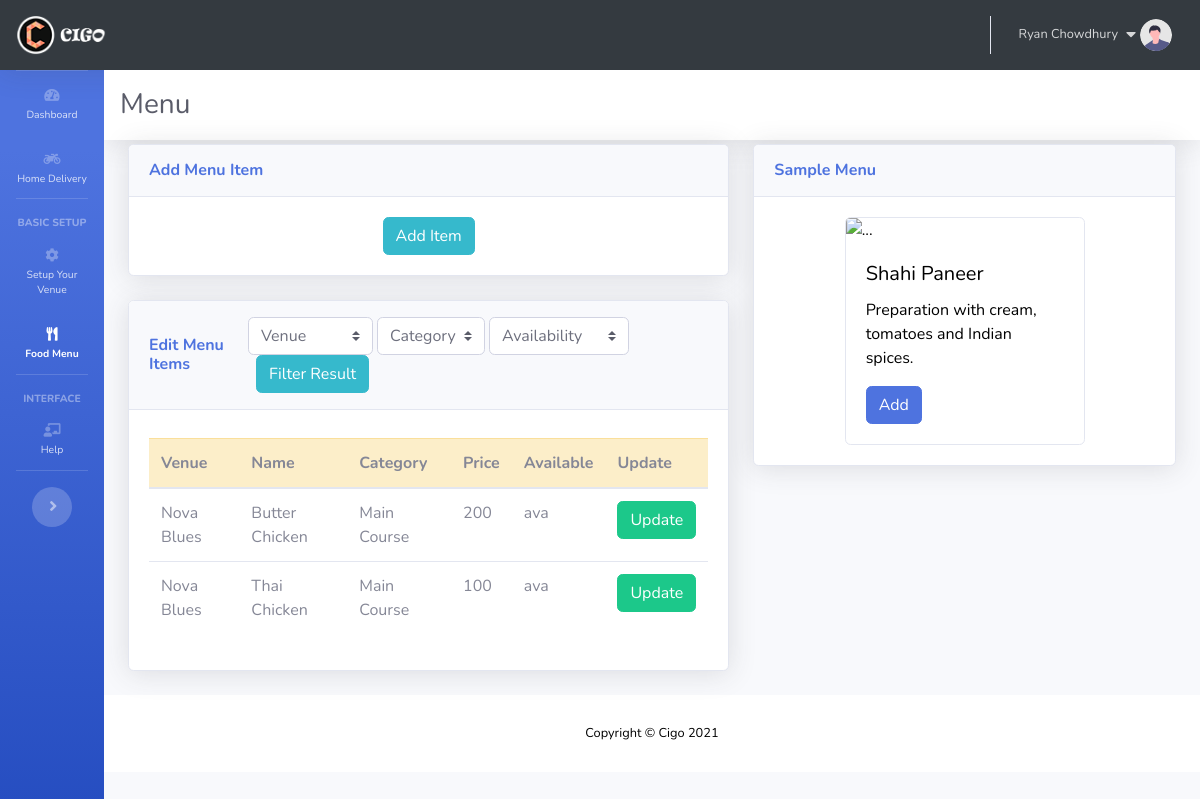
The app's page /setup/menupage/ (signed in), older data.
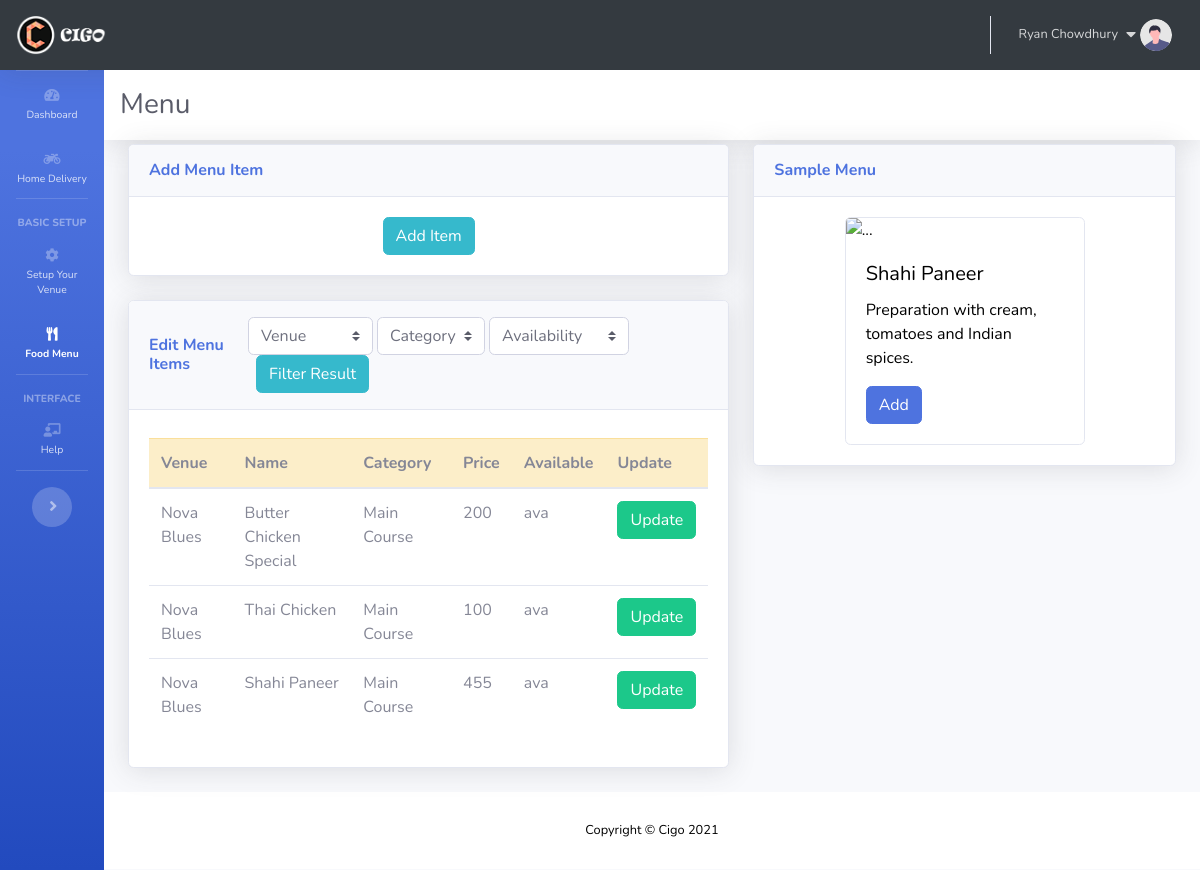
The same page, newer data.
### setup/models.py (models this page shows, shortened)
class Menu(models.Model):
	product_id=models.AutoField(primary_key=True)
	venue = models.ForeignKey(Venue, on_delete=models.CASCADE)
	venuename = models.CharField(max_length=100,default="venuename")
	product_name=models.CharField(max_length=50)
	category=models.CharField(max_length=50, null=True)
	description=models.CharField(max_length=300, null=True)
	price=models.IntegerField(default=0)
	showtype=models.BooleanField(default=1)
	availability=models.CharField(max_length=3,choices=AVAIL_CHOICE,default="ava")
	image = models.ImageField(upload_to='images/', null=True, blank=True)

class Venue(models.Model):
	venueid = models.AutoField(primary_key=True)
	venuename = models.CharField(max_length=50)
	owner = models.ForeignKey(User, on_delete=models.CASCADE)
	notables = models.IntegerField(default=0)
	def __str__(self):
		return self.venuename

### setup/views.py (the view, shortened to what this page needs)
# urls.py: path('menupage/', views.menupage, name='menupage'),
def menupage(request):
	if request.user.groups.exists():
		group = request.user.groups.all()[0].name
		if group == "Manager":
			manager=Employee.objects.get(ph=request.user)
			restaurant=manager.venue
			allmenu = Menu.objects.filter(venue=restaurant).filter(showtype=1)
			details = {
			'restaurant':restaurant,
			'allmenu':allmenu
			}
		else:
			allrestaurants = Venue.objects.filter(owner=request.user)
			allmenu = Menu.objects.filter(venue__in=allrestaurants).filter(showtype=1)
			details = {
			'allrestaurants':allrestaurants,
			'allmenu':allmenu
			}
		if group == "Manager":
			return render(request,'app/menu/managermenu.html',details)
		else:
			return render(request,'app/menu/menu.html',details)

### dashboard/templatetags/auth_extras.py (called while the page is built)
@register.filter(name='has_group')
def has_group(user, group_name):
    group = Group.objects.get(name=group_name)
    return True if group in user.groups.all() else False

### templates/app/menu/menu.html (shortened to what this page needs)
{% extends "app/appbase.html" %}
{% load static %}
{% block menuactive %}active{% endblock menuactive %}
{% block pageheading %}
<div class="mr-5">
	<h1 class="h3 mb-0 text-gray-800 mr-5">Menu</h1>
</div>
{% endblock pageheading %}
{% block body %}
<div class="container-fluid">
	<div class="row">
		<div class="col-xl-7 col-lg-7">
			<div class="card shadow mb-4">
				<div class="card-header py-3 d-flex flex-row align-items-center justify-content-between">
					<h6 class="m-0 font-weight-bold text-primary">Add Menu Item</h6>
				</div>
				<div class="card-body">
					<div class="text-center">
						<button type="button" class="btn btn-info" data-toggle="modal" data-target="#additemModal">
							Add Item
						</button>
					</div>
				</div>
			</div>
			<div class="card shadow mb-4">
				<div class="card-header py-3 d-flex flex-row align-items-center justify-content-between">
					<div>
						<h6 class="m-0 font-weight-bold text-primary">Edit Menu Items</h6>
					</div>
					<div class="input-group">
						<form method="post" action="./" class="form-inline">
							<div class="mr-1">
								<select class="custom-select" id="venueselect" name="venueselect" onchange="filtervenue()">
									<option selected>Venue</option>
								</select>
							</div>
							<div class="mr-1">
								<select class="custom-select" id="categoryselect" name="categoryselect" onchange="filtercategory()">
									<option selected>Category</option>
								</select>
							</div>
							<div class="mr-1">
								<select class="custom-select" id="availability" name="availability">
									<option value="Availability" selected>Availability</option>
								</select>
							</div>
							<div class="ml-2">
								<button class="btn btn-info" type="submit">Filter Result</button>
							</div>
						</form>
					</div>
				</div>
				<div class="card-body ">
					<div class="table-responsive">
						<table class="table mt-2">
							<thead class="table-warning">
								<tr>
									<th scope="col">Venue</th>
									<th scope="col">Name</th>
									<th scope="col">Category</th>
									<th scope="col">Price</th>
									<th scope="col">Available</th>
									<th scope="col">Update</th>
								</tr>
							</thead>
							<tbody>
								{% for i in allmenu %}
								<tr>
									<td id="venue{{i.product_id}}">{{i.venue}}</td>
									<td id="product{{i.product_id}}">{{i.product_name}}</td>
									<td id="category{{i.product_id}}">{{i.category}}</td>
									<td id="price{{i.product_id}}">{{i.price}}</td>
									<td id="availability{{i.product_id}}">{{i.availability}}</td>
									<td><button id="{{i.product_id}}" type="button" class="btn btn-success updatemenu" data-toggle="modal" data-target="#updateMenuModal">Update</button></td>
								</tr>
								{% endfor %}
							</tbody>
						</table>
					</div>
				</div>
			</div>
		</div>
		<div class="col-xl-5 col-lg-5">
			<div class="card shadow mb-4">
				<a name="revenue">
					<div class="card-header py-3 d-flex flex-row align-items-center justify-content-between">
						<h6 class="m-0 font-weight-bold text-primary">Sample Menu</h6>
					</div>
				</a>
				<div class="card-body">
					<div class="card mx-auto" style="width: 15rem;">
						<img src="https://images.unsplash.com/photo-1567188040759-fb8a883dc6d8?crop=entropy&cs=tinysrgb&fit=crop&fm=jpg&h=300&ixid=eyJhcHBfaWQiOjF9&ixlib=rb-1.2.1&q=80&w=400" class="card-img-top" alt="...">
						<div class="card-body">
							<h5 class="card-title">Shahi Paneer</h5>
							<p class="card-text">Preparation with cream, tomatoes and Indian spices.</p>
							<a href="#" class="btn btn-primary">Add</a>
						</div>
					</div>
				</div>
			</div>
		</div>
	</div>
</div>
{% endblock body %}

Row changes from the older to the newer data that the page shows:
changed Menu: product_name "Butter Chicken" → "Butter Chicken Special"
added Menu: venue "Nova Blues", product_name "Shahi Paneer", category "Main Course", price "455", availability "ava"
